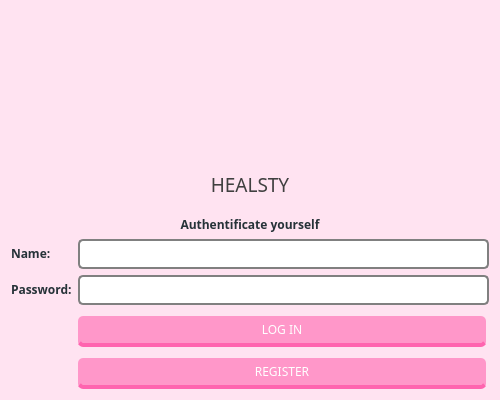
<?xml version="1.0" encoding="UTF-8"?>
<ui version="4.0">
 <class>Authorization</class>
 <widget class="QWidget" name="Authorization">
  <property name="geometry">
   <rect>
    <x>0</x>
    <y>0</y>
    <width>500</width>
    <height>400</height>
   </rect>
  </property>
  <property name="windowTitle">
   <string>Authorization</string>
  </property>
  <property name="styleSheet">
   <string notr="true">background-color: rgb(255, 227, 241);</string>
  </property>
  <layout class="QVBoxLayout" name="verticalLayout">
   <item>
    <widget class="QLabel" name="label_image">
     <property name="styleSheet">
      <string notr="true">image: url(:/resource/Healthy habit-bro (2).png);</string>
     </property>
     <property name="text">
      <string/>
     </property>
    </widget>
   </item>
   <item>
    <layout class="QGridLayout" name="gridLayout_2">
     <property name="spacing">
      <number>6</number>
     </property>
     <item row="2" column="1">
      <widget class="QLineEdit" name="nameLineEdit">
       <property name="palette">
        <palette>
         <active>
          <colorrole role="WindowText">
           <brush brushstyle="SolidPattern">
            <color alpha="255">
             <red>0</red>
             <green>0</green>
             <blue>0</blue>
            </color>
           </brush>
          </colorrole>
          <colorrole role="Button">
           <brush brushstyle="SolidPattern">
            <color alpha="255">
             <red>255</red>
             <green>255</green>
             <blue>255</blue>
            </color>
           </brush>
          </colorrole>
          <colorrole role="Text">
           <brush brushstyle="SolidPattern">
            <color alpha="255">
             <red>0</red>
             <green>0</green>
             <blue>0</blue>
            </color>
           </brush>
          </colorrole>
          <colorrole role="ButtonText">
           <brush brushstyle="SolidPattern">
            <color alpha="255">
             <red>0</red>
             <green>0</green>
             <blue>0</blue>
            </color>
           </brush>
          </colorrole>
          <colorrole role="Base">
           <brush brushstyle="SolidPattern">
            <color alpha="255">
             <red>255</red>
             <green>255</green>
             <blue>255</blue>
            </color>
           </brush>
          </colorrole>
          <colorrole role="Window">
           <brush brushstyle="SolidPattern">
            <color alpha="255">
             <red>255</red>
             <green>255</green>
             <blue>255</blue>
            </color>
           </brush>
          </colorrole>
          <colorrole role="PlaceholderText">
           <brush brushstyle="SolidPattern">
            <color alpha="128">
             <red>0</red>
             <green>0</green>
             <blue>0</blue>
            </color>
           </brush>
          </colorrole>
         </active>
         <inactive>
          <colorrole role="WindowText">
           <brush brushstyle="SolidPattern">
            <color alpha="255">
             <red>0</red>
             <green>0</green>
             <blue>0</blue>
            </color>
           </brush>
          </colorrole>
          <colorrole role="Button">
           <brush brushstyle="SolidPattern">
            <color alpha="255">
             <red>255</red>
             <green>255</green>
             <blue>255</blue>
            </color>
           </brush>
          </colorrole>
          <colorrole role="Text">
           <brush brushstyle="SolidPattern">
            <color alpha="255">
             <red>0</red>
             <green>0</green>
             <blue>0</blue>
            </color>
           </brush>
          </colorrole>
          <colorrole role="ButtonText">
           <brush brushstyle="SolidPattern">
            <color alpha="255">
             <red>0</red>
             <green>0</green>
             <blue>0</blue>
            </color>
           </brush>
          </colorrole>
          <colorrole role="Base">
           <brush brushstyle="SolidPattern">
            <color alpha="255">
             <red>255</red>
             <green>255</green>
             <blue>255</blue>
            </color>
           </brush>
          </colorrole>
          <colorrole role="Window">
           <brush brushstyle="SolidPattern">
            <color alpha="255">
             <red>255</red>
             <green>255</green>
             <blue>255</blue>
            </color>
           </brush>
          </colorrole>
          <colorrole role="PlaceholderText">
           <brush brushstyle="SolidPattern">
            <color alpha="128">
             <red>0</red>
             <green>0</green>
             <blue>0</blue>
            </color>
           </brush>
          </colorrole>
         </inactive>
         <disabled>
          <colorrole role="WindowText">
           <brush brushstyle="SolidPattern">
            <color alpha="255">
             <red>0</red>
             <green>0</green>
             <blue>0</blue>
            </color>
           </brush>
          </colorrole>
          <colorrole role="Button">
           <brush brushstyle="SolidPattern">
            <color alpha="255">
             <red>255</red>
             <green>255</green>
             <blue>255</blue>
            </color>
           </brush>
          </colorrole>
          <colorrole role="Text">
           <brush brushstyle="SolidPattern">
            <color alpha="255">
             <red>0</red>
             <green>0</green>
             <blue>0</blue>
            </color>
           </brush>
          </colorrole>
          <colorrole role="ButtonText">
           <brush brushstyle="SolidPattern">
            <color alpha="255">
             <red>0</red>
             <green>0</green>
             <blue>0</blue>
            </color>
           </brush>
          </colorrole>
          <colorrole role="Base">
           <brush brushstyle="SolidPattern">
            <color alpha="255">
             <red>255</red>
             <green>255</green>
             <blue>255</blue>
            </color>
           </brush>
          </colorrole>
          <colorrole role="Window">
           <brush brushstyle="SolidPattern">
            <color alpha="255">
             <red>255</red>
             <green>255</green>
             <blue>255</blue>
            </color>
           </brush>
          </colorrole>
          <colorrole role="PlaceholderText">
           <brush brushstyle="SolidPattern">
            <color alpha="128">
             <red>0</red>
             <green>0</green>
             <blue>0</blue>
            </color>
           </brush>
          </colorrole>
         </disabled>
        </palette>
       </property>
       <property name="font">
        <font>
         <family>Arial</family>
         <pointsize>9</pointsize>
         <italic>false</italic>
         <bold>false</bold>
        </font>
       </property>
       <property name="styleSheet">
        <string notr="true">border: 2px solid gray;
background-color: rgb(255, 255, 255);
border-radius: 5px;
padding: 5px;
font: 9pt &quot;Arial&quot;;
font-size: 1.2em;
color: black;
text-shadow: #454545 0 0 2px;</string>
       </property>
      </widget>
     </item>
     <item row="3" column="0">
      <widget class="QLabel" name="label_password">
       <property name="font">
        <font>
         <family>Arial Black</family>
         <bold>true</bold>
        </font>
       </property>
       <property name="text">
        <string>&lt;html&gt;&lt;head/&gt;&lt;body&gt;&lt;p&gt;&lt;span style=&quot; color:#263238;&quot;&gt;Password:&lt;/span&gt;&lt;/p&gt;&lt;/body&gt;&lt;/html&gt;</string>
       </property>
      </widget>
     </item>
     <item row="4" column="1">
      <widget class="QPushButton" name="loginPushButton">
       <property name="font">
        <font>
         <family>Arial Black</family>
         <pointsize>9</pointsize>
         <italic>false</italic>
         <fontweight>Black</fontweight>
        </font>
       </property>
       <property name="styleSheet">
        <string notr="true">QPushButton#loginPushButton {
float: right;
border-bottom: 4px solid rgb(255, 100, 175);
font: 900 9pt &quot;Arial Black&quot;;
margin-right: 3%;
margin-top: 5px;
border-radius: 5px;
-moz-border-radius: 5px;
-webkit-border-radius: 5px;
padding: 5px 9px;
font-size: 1.2em;
background-color: rgb(255, 151, 201);
text-shadow: #454545 0 0 2px;
color: white;
}
QPushButton#loginPushButton:pressed {
    background-color: rgb(255, 100, 175);
    border-style: inset;
}</string>
       </property>
       <property name="text">
        <string>LOG IN</string>
       </property>
       <property name="checkable">
        <bool>false</bool>
       </property>
       <property name="checked">
        <bool>false</bool>
       </property>
      </widget>
     </item>
     <item row="3" column="1">
      <widget class="QLineEdit" name="passwordLineEdit">
       <property name="font">
        <font>
         <family>Arial</family>
         <pointsize>9</pointsize>
         <italic>false</italic>
         <bold>false</bold>
        </font>
       </property>
       <property name="styleSheet">
        <string notr="true">border: 2px solid gray;
background-color: rgb(255, 255, 255);
border-radius: 5px;
padding: 5px;
font: 9pt &quot;Arial&quot;;
font-size: 1.2em;
color: black;
text-shadow: #454545 0 0 2px;</string>
       </property>
       <property name="echoMode">
        <enum>QLineEdit::Password</enum>
       </property>
      </widget>
     </item>
     <item row="2" column="0">
      <widget class="QLabel" name="label_name">
       <property name="font">
        <font>
         <family>Arial Black</family>
         <bold>true</bold>
        </font>
       </property>
       <property name="text">
        <string>&lt;html&gt;&lt;head/&gt;&lt;body&gt;&lt;p&gt;&lt;span style=&quot; color:#263238;&quot;&gt;Name:&lt;/span&gt;&lt;/p&gt;&lt;/body&gt;&lt;/html&gt;</string>
       </property>
      </widget>
     </item>
     <item row="1" column="0" colspan="2">
      <widget class="QLabel" name="label_auth">
       <property name="font">
        <font>
         <family>Arial Black</family>
         <bold>true</bold>
        </font>
       </property>
       <property name="text">
        <string>&lt;html&gt;&lt;head/&gt;&lt;body&gt;&lt;p align=&quot;center&quot;&gt;&lt;span style=&quot; color:#263238;&quot;&gt;Authentificate yourself&lt;/span&gt;&lt;/p&gt;&lt;/body&gt;&lt;/html&gt;</string>
       </property>
      </widget>
     </item>
     <item row="0" column="0" colspan="2">
      <widget class="QLabel" name="label_name_app">
       <property name="sizePolicy">
        <sizepolicy hsizetype="Preferred" vsizetype="Preferred">
         <horstretch>0</horstretch>
         <verstretch>0</verstretch>
        </sizepolicy>
       </property>
       <property name="minimumSize">
        <size>
         <width>476</width>
         <height>50</height>
        </size>
       </property>
       <property name="maximumSize">
        <size>
         <width>16777215</width>
         <height>16777215</height>
        </size>
       </property>
       <property name="font">
        <font>
         <family>Arial Black</family>
        </font>
       </property>
       <property name="styleSheet">
        <string notr="true"/>
       </property>
       <property name="text">
        <string>&lt;html&gt;&lt;head/&gt;&lt;body&gt;&lt;p align=&quot;center&quot;&gt;&lt;span style=&quot; font-size:14pt; color:#404040;&quot;&gt;HEALSTY&lt;/span&gt;&lt;/p&gt;&lt;/body&gt;&lt;/html&gt;</string>
       </property>
      </widget>
     </item>
     <item row="5" column="1">
      <widget class="QPushButton" name="registerPushButton">
       <property name="font">
        <font>
         <family>Arial Black</family>
         <pointsize>9</pointsize>
         <italic>false</italic>
         <fontweight>Black</fontweight>
        </font>
       </property>
       <property name="styleSheet">
        <string notr="true">QPushButton#registerPushButton {
float: right;
border-bottom: 4px solid rgb(255, 100, 175);
font: 900 9pt &quot;Arial Black&quot;;
margin-right: 3%;
margin-top: 5px;
border-radius: 5px;
-moz-border-radius: 5px;
-webkit-border-radius: 5px;
padding: 5px 9px;
font-size: 1.2em;
background-color: rgb(255, 151, 201);
text-shadow: #454545 0 0 2px;
color: white;
}
QPushButton#registerPushButton:pressed {
    background-color: rgb(255, 100, 175);
    border-style: inset;
}</string>
       </property>
       <property name="text">
        <string>REGISTER</string>
       </property>
       <property name="checkable">
        <bool>false</bool>
       </property>
       <property name="checked">
        <bool>false</bool>
       </property>
       <property name="autoDefault">
        <bool>false</bool>
       </property>
       <property name="default">
        <bool>false</bool>
       </property>
       <property name="flat">
        <bool>false</bool>
       </property>
      </widget>
     </item>
    </layout>
   </item>
  </layout>
 </widget>
 <resources/>
 <connections/>
</ui>
